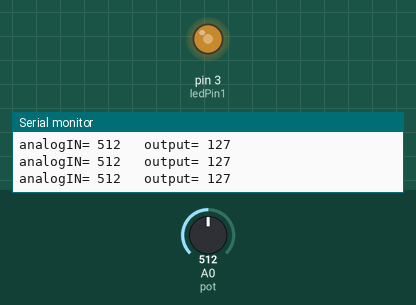
Bench run of a sketch on a simulated Arduino Uno, built with avr-gcc and run on an emulated ATmega328P. Shown: output pins drawn as LEDs (lit = HIGH), the last lines printed to the serial monitor. The inputs (shaded band) are chosen by the test bench; at power-on: A0 (pot) = 512.

Above: at 1.2 s.
1.3 s: A0 (pot) set to 415
At 1.8 s:
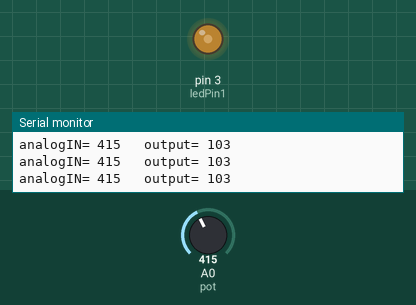
4.3 s: A0 (pot) set to 390
At 5.2 s:
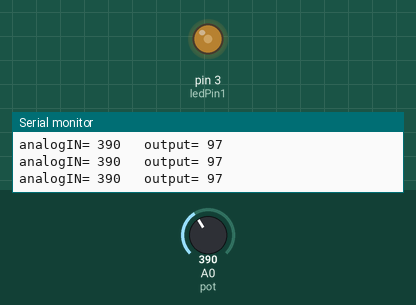
7.3 s: A0 (pot) set to 716
At 7.7 s:
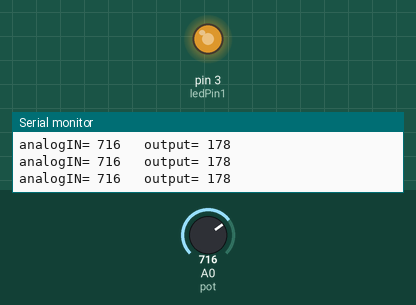
8.8 s: A0 (pot) set to 988
At 9.3 s:
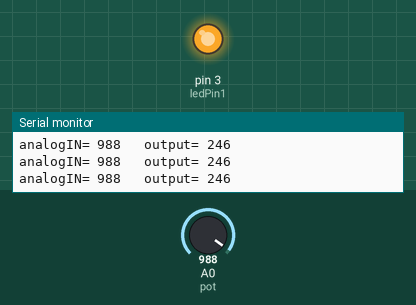
10.3 s: A0 (pot) set to 1014
At 11.2 s:
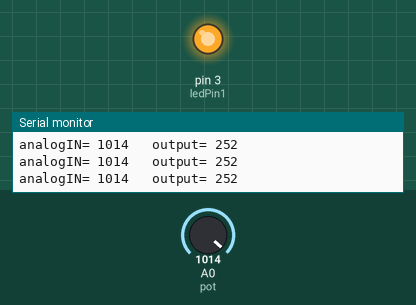
13.3 s: A0 (pot) set to 0
At 13.9 s:
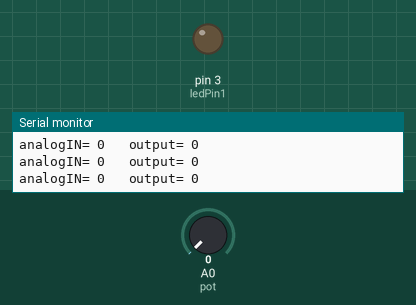
Timing chart, 0 to 15.8 s (numbered marks = the images above; inputs shaded):
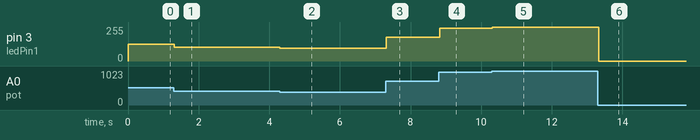

The sketch:

AnalogIn_AnalogOut.ino
```cpp
// AnalogIn >> AnalogOut
 //brightness value with PWM 0~255
int ledPin1 = 3; //PWM pin
int pot = A0; // potentiometer signal pin to Analog pin A0

void setup(){
  // No pinMode needed for analogWrite
  Serial.begin(9600);
}

void loop(){

int sensorValue = analogRead(pot); // reading analog value form pin A0
int outValue = map(sensorValue,0,1023,0,255); //mapping the value of sensor to PWM output

  analogWrite(ledPin1, outValue); // analog output to bringness

  Serial.print("analogIN= "); //print analogIN=
  Serial.print(sensorValue); //print sensorValue on serial monitor
  Serial.print("\t output= "); // insert space with "\t" and print output=
  Serial.println(outValue); //print outValue
  delay(2);  // delay to make the fade visible
}
```

Measured:
- after the input at 1.3 s, pin 3 (ledPin1): 127/255 → 103/255 at once
- after the input at 4.3 s, pin 3 (ledPin1): 103/255 → 97/255 at once
- after the input at 7.3 s, pin 3 (ledPin1): 97/255 → 178/255 at once
- after the input at 8.8 s, pin 3 (ledPin1): 178/255 → 246/255 at once
- after the input at 10.3 s, pin 3 (ledPin1): 246/255 → 252/255 at once
- after the input at 13.3 s, pin 3 (ledPin1): 252/255 → 0/255 at once
